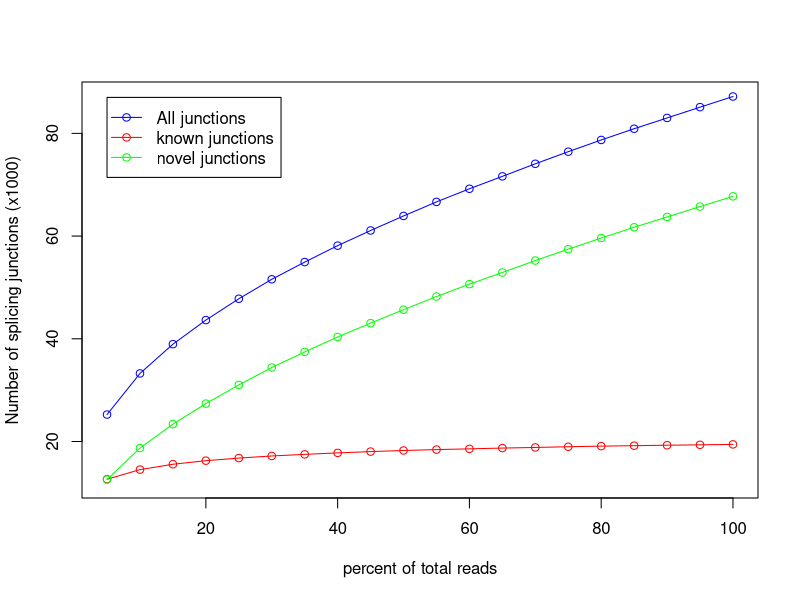

Recreate this plot in R.
pdf('qc_results/rseqc/star_big/junction_saturation.junctionSaturation_plot.pdf')
x=c(5,10,15,20,25,30,35,40,45,50,55,60,65,70,75,80,85,90,95,100)
y=c(12657,14530,15574,16267,16771,17182,17498,17781,18036,18254,18424,18571,18722,18841,18981,19099,19187,19273,19356,19441)
z=c(25245,33256,38952,43645,47796,51584,54939,58137,61088,63921,66655,69213,71630,74077,76430,78715,80904,83001,85103,87176)
w=c(12588,18726,23378,27378,31025,34402,37441,40356,43052,45667,48231,50642,52908,55236,57449,59616,61717,63728,65747,67735)
m=max(19,87,67)
n=min(12,25,12)
plot(x,z/1000,xlab='percent of total reads',ylab='Number of splicing junctions (x1000)',type='o',col='blue',ylim=c(n,m))
points(x,y/1000,type='o',col='red')
points(x,w/1000,type='o',col='green')
legend(5,87, legend=c("All junctions","known junctions", "novel junctions"),col=c("blue","red","green"),lwd=1,pch=1)
dev.off()
